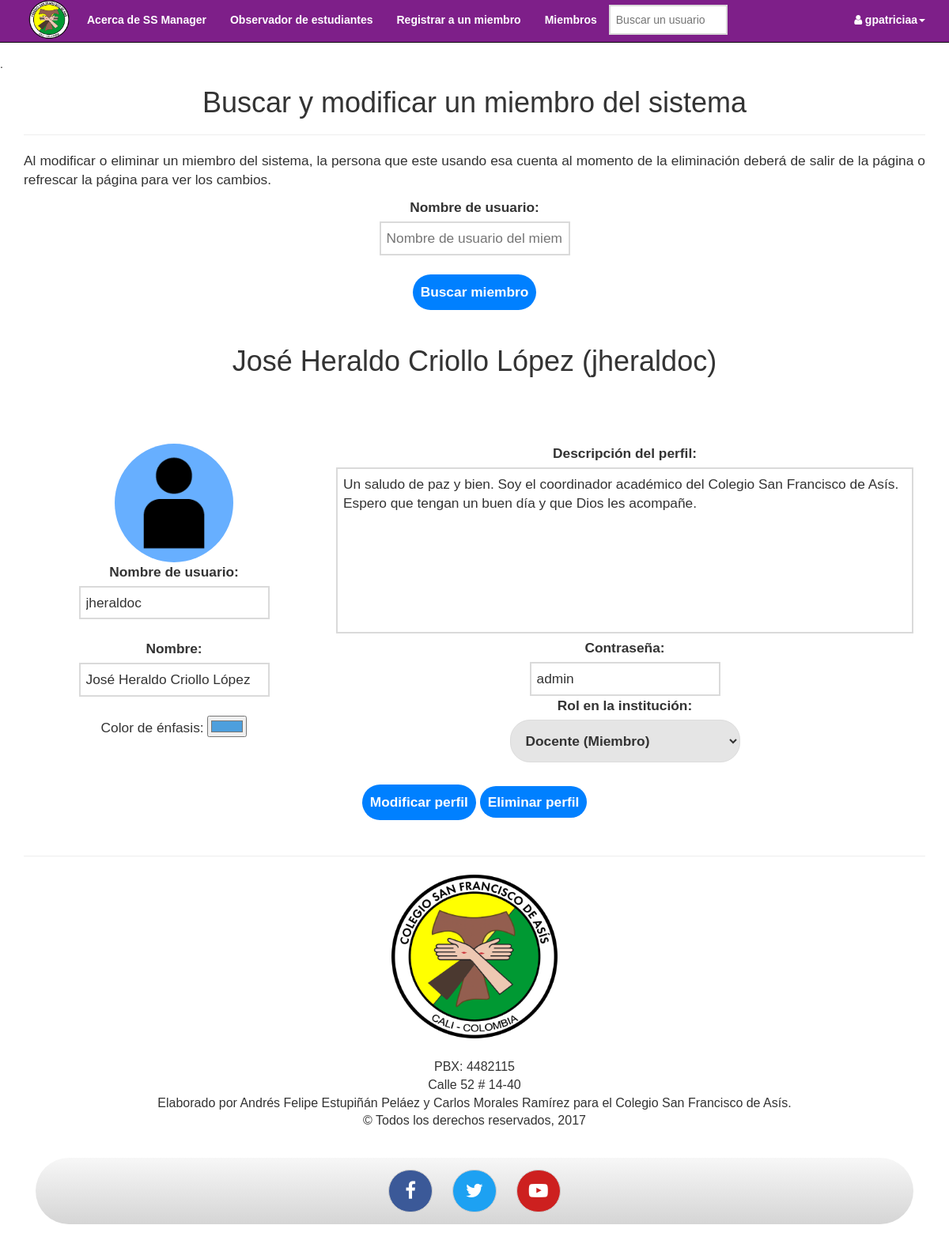
Page /members.php?user1=José Heraldo Criollo López (signed in) on the committed database.
### tables this page shows
CREATE TABLE `accounts` (
  `id` bigint(20) UNSIGNED NOT NULL,
  `username` varchar(24) DEFAULT NULL,
  `realname` text NOT NULL,
  `pswd` varchar(150) DEFAULT NULL,
  `identificacion` int(11) NOT NULL,
  `recuperacion` varchar(50) NOT NULL,
  `permission` int(1) DEFAULT '1',
  `description` varchar(1500) NOT NULL DEFAULT 'Hola, esta es la descripción de tu perfil.',
  `role` varchar(25) NOT NULL DEFAULT 'Miembro',
  `color` varchar(8) NOT NULL DEFAULT '#17750c',
  `gradedirector` varchar(5) NOT NULL DEFAULT 'Null',
  `changepswd` int(11) NOT NULL
);

### members.php (the view, shortened to what this page needs)
<!DOCTYPE html>
<html lang="es">
<head>
    <link href="css/bootstrap.min.css" rel="stylesheet">
    <link href = "css/font-awesome/css/font-awesome.min.css" rel="stylesheet" type="text/css">
    <link href = "css/cosfa.css" rel = "stylesheet" type = "text/css">
    <link rel="stylesheet" href="//code.jquery.com/ui/1.12.1/themes/base/jquery-ui.css">
</head>
<body>
    <?php
        require('css/design/nav.php');
    ?>
    <div class="container main">
        <div class="row">
            <div class = "col-lg-12 text-center">
                <form id = "wow" method = "GET">
                    <h1>Buscar y modificar un miembro del sistema</h1>
                    <hr>
                    <p style = "text-align: justify;">Al modificar o eliminar un miembro del sistema, la persona que este usando esa cuenta al momento de la eliminación deberá de salir de la página o refrescar la página para ver los cambios.</p>
                    <label for = "user1">Nombre de usuario:</label><br>
                    <input type = "text" id = "user1" name = "user1" placeholder = "Nombre de usuario del miembro" required><br><br>
                    <input type = "submit" id = "subm" value = "Buscar miembro">
                </form>
            </div>
            <?php
                if($_GET) {
                    $result = mysql_query("SELECT * FROM `accounts` WHERE `realname` = '{$_GET['user1']}'") or die(mysql_error());
                    if(mysql_num_rows($result) >= 1) {
                        $rows = mysql_fetch_array($result, MYSQL_ASSOC);
                        $imagen = null;
                        if(file_exists("img/profiles/{$rows['id']}.jpg")) {
                            $imagen = "<img src = 'img/profiles/{$rows['id']}.jpg' width = '150px' height = '150px' style = 'border-radius: 360px;'><br>";
                        }
                        else $imagen = "<img src = 'img/usertemp.png' width = '150px' height = '150px' style = 'border-radius: 360px;'><br>";
                        echo
                        "
                            <form method = 'POST' id = 'wow2' action = 'modifyprofile.php'>
                            <div class = 'col-lg-12 text-center' style = 'margin-top: 25px; height: 500px;'>
                                <h1>{$rows['realname']} ({$rows['username']})</h1><br><br><br>
                                    <div class = 'col-lg-4' style = 'height: 350px;'>
                                        $imagen
                                        <label for = 'a1'>Nombre de usuario:</label><br>
                                        <input id = 'a1' type = 'text' name = 'username' value = '{$rows['username']}' required><br><br>
                                        <label for = 'a2'>Nombre:</label><br>
                                        <input id = 'a2' type = 'text' name = 'realname' value = '{$rows['realname']}' required><br><br>
                                        Color de énfasis: <input type = 'color' name = 'color' value = '{$rows['color']}'><br><br>
                                    </div>
                                    <div class = 'col-lg-8' style = 'height: 350px;'>
                                        <label for = 'descripcion'>Descripción del perfil:</label><br>
                                        <textarea maxlength = '1500' id = 'descripcion' name = 'description' form = 'wow2' placeholder = 'Descripción del perfil' required>{$rows['description']}</textarea>
                                        <label for = 'whatispasword'>Contraseña:</label><br>
                                        <input type = 'text' id = 'whatispasword' name = 'pass' maxlength = '24' value = '{$rows['pswd']}'><br>
                                        <label for = 'lookinggrass'>Rol en la institución:</label><br>
                                        <select for = 'wow2' name = 'rol'>
                                            <option value = 'Docente'>Docente (Miembro)</option>
                                        </select>
                                    </div>
                            </div>
                            <div class = 'col-lg-12 text-center' style = 'margin-top: 75px;'>
                                <input type = 'submit' value = 'Modificar perfil' id = 'subm'>
                                </form>
                                <a href = 'javascript:void(0);' class = 'boton' onclick = 'aaaa({$rows['id']});'>Eliminar perfil</a>
                            </div>
                        ";
                    }
                    else {
                        echo "<p style = 'color: red; text-align: center;'>La cuenta que estás buscando no existe. Asegurate de haber escrito correctamente su nombre de usuario o nombre.</p>";
                    }
                }
            ?>
        </div>
        <?php
            require('css/design/foot.php');
        ?>
</body>
</html>

### css/cosfa.css (style rules this page uses)
body { padding-top: 70px; }
div.container { font-family: Arial, sans-serif; }
div.container.main { font-size: 13pt; }
hr { color: #000000; }
input[type = "email"], input[type = "password"], input[type = "number"], input[type = "text"], input[type="date"], textarea { border: 2px solid #dadada; outline-offset: 1px; outline-color: #cee; padding: 7px; transition: all 0.2s; }
input#subm, button.chido { padding: 10px; border: 0; background-color: #0080FF; font-weight: bold; color: #FFFFFF; border-radius: 100px; transition: all 0.5s; }
a.boton { padding: 10px !important; border: 0 !important; background-color: #0080FF !important; font-weight: bold !important; color: #FFFFFF !important; border-radius: 100px !important; transition: all 0.5s !important; }
div.container.main a { color: #00AAFF; transition: all 0.2s; text-decoration: none; }
select { border-radius: 25px; padding: 15px; cursor: pointer; background-color: #e5e5e5; border-color: #dcdcdc; font-weight: bold; }
select option { font-weight: inherit; }

### members.php (style rules this page uses)
textarea { width: 100%; resize: none; height: 210px; }

### rows in the picture
accounts: realname "José Heraldo Criollo López", username "jheraldoc", color "#4d9fdd", description "Un saludo de paz y bien. Soy el coordinador académico del Colegio San Francisco de Asís. Espero que tengan un buen día y que Dios les acompañe.", pass "admin"

### other values in the picture
$user "gpatriciaa"
